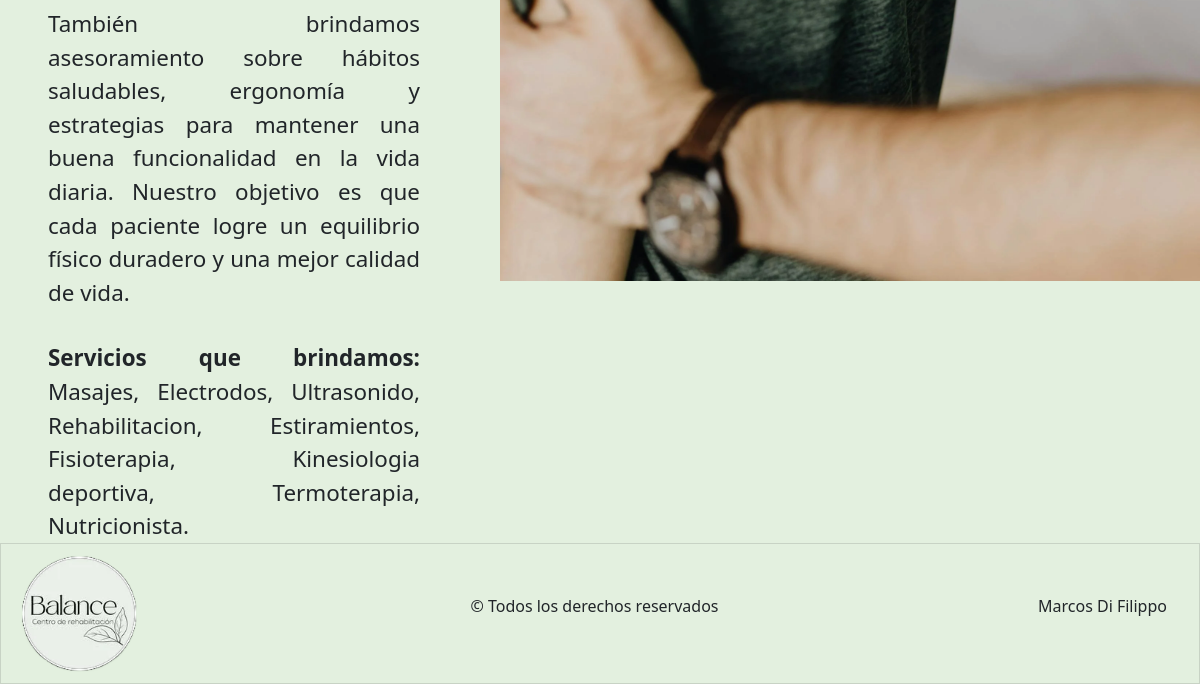
/paginas/index.php (lower part), run on an earlier commit of the app's database.
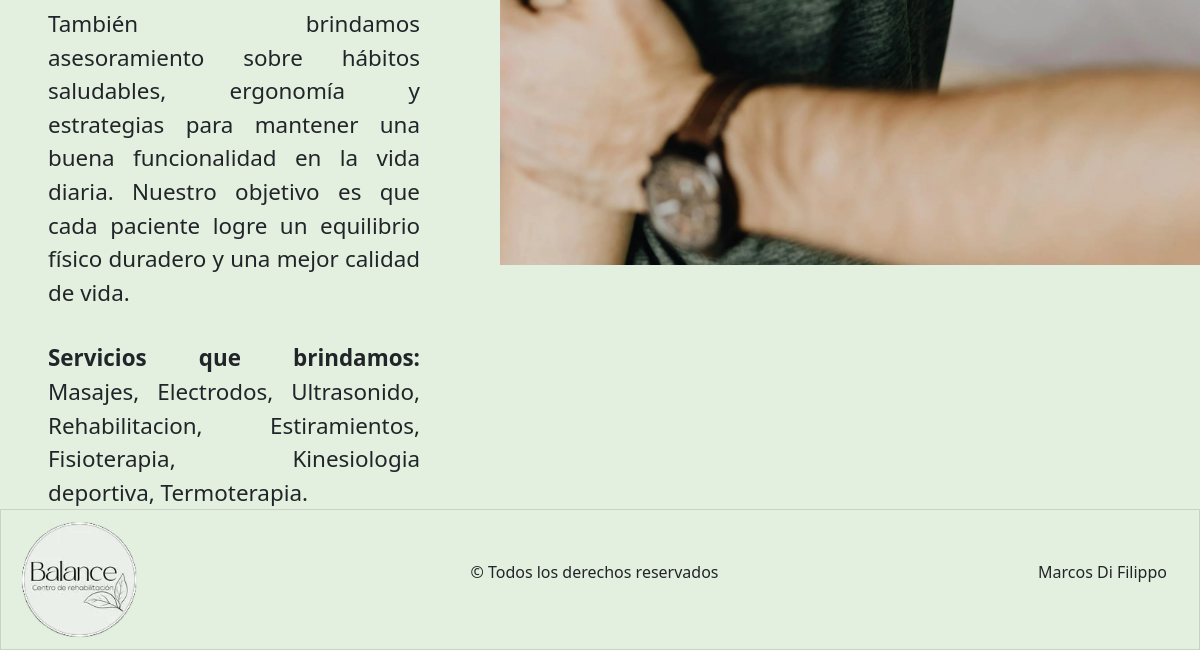
And on a later commit of the database.
### tables this page shows
CREATE TABLE `tratamientos` (
  `id_tratamientos` int(11) NOT NULL,
  `nombre` varchar(45) NOT NULL
);

### admin/abml/lectura.php (called while the page is built, shortened)
<?php
    $lecturaTratamientos = "SELECT * FROM `tratamientos`";
?>

### paginas/index.php (the view, shortened to what this page needs)
<?php
    include_once("../componentes/header.php");
?>
<main id="main-index">
    <section class="section-index">
        <article class="article-bienvenida">
            <p>
                También brindamos asesoramiento sobre hábitos saludables, ergonomía y estrategias para mantener una buena funcionalidad en la vida diaria. Nuestro objetivo es que cada paciente logre un equilibrio físico duradero y una mejor calidad de vida.
            </p>
            <p>
                <strong>Servicios que brindamos: </strong> <?php
                    $indice = 0;
                    $resultadoTratamientos = mysqli_query($conexion, $lecturaTratamientos);
                    while($tratamiento = mysqli_fetch_array($resultadoTratamientos)) {
                        $indice++;
                        if ($indice == mysqli_num_rows($resultadoTratamientos)) {
                            echo "$tratamiento[nombre].";
                        }
                        else {
                            echo "$tratamiento[nombre], ";
                        }
                    }
                ?>
            </p>
        </article>
        <article>
            <img class="imagen-index" src="../imagenes/imagen-index.webp" alt="">
        </article>
    </section>
</main>
<?php
    include_once("../componentes/footer.php");
?>

What changed in the data, as far as the page shows it:
removed tratamientos: nombre "Nutricionista"
computed for tratamientos "Termoterapia": text "," → "."
